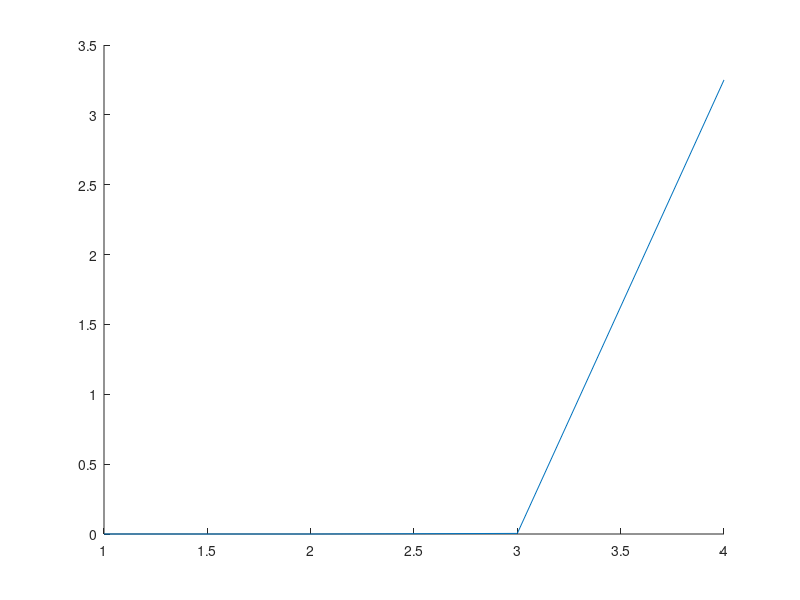
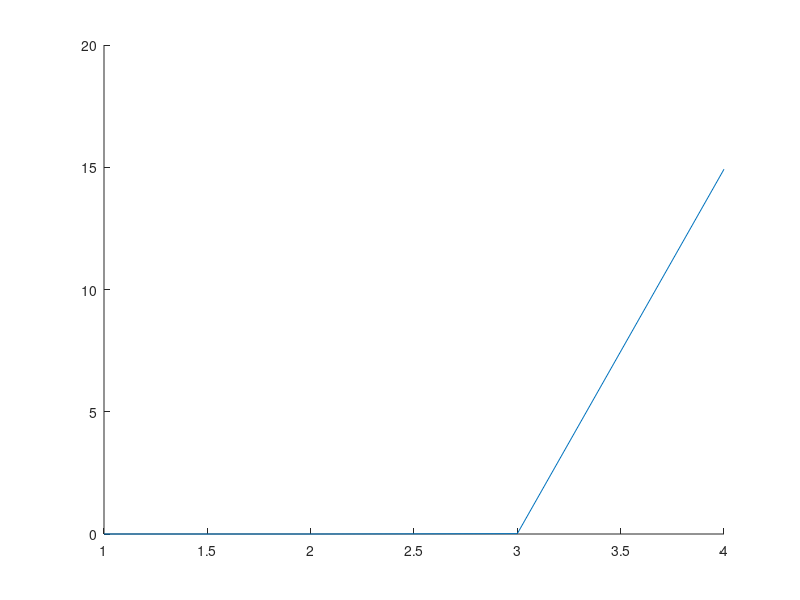

These charts were generated, in order, by the following MATLAB code:
%--------------------------------------------------------------------------
% IX1303-VT2023: PROJEKTUPPGIFT 1, Linjära ekvationssystem
%
% Detta är en template.
% Ni ska fylla i koden som efterfrågas och svara på frågorna.
% Notera att alla svar på frågor måste skrivas på raden som börjar med "%".
%--------------------------------------------------------------------------

clear all

% List över antalet frihetsgrader (värden på n) som ska studeras.
% Här har vi alltså fyra olika fall som ska studeras, först n=1, sen n=30,
% sen n=300 och till sist n=3000.
nList = [3, 30, 300, 3000];

% Initiera tidsvektorerna. Här sätter vi alla värden till noll, men inne i
% looper ska ni sätta in den tid det tog att lösa ekvationssystemet.
T_mldivide = zeros(size(nList));
T_inv      = zeros(size(nList));

% Loop över de olika frihetsgraderna.
% Loopen innebär att koden mellan "for" och "end" kommer att köras 4 gånger
% (eftersom length(nList)=4), först med i=1, sen i=2, i=3 och i=4.
for i=1:length(nList)

  % Här skapar vi en variabel n. Värdet på n är 3 första gången vi går
  % igenom loopen, sen 30, 300 och 3000.
  % Värdet på n är antalet dimensioner hos ekvationssystemet vi ska lösa.
  n=nList(i);

  %----- SKRIV KOD: Skapa nxn matrisen A -----
  % Fråga: 
  %   Här är A=I-C, där C=kR och R är en matris med slumptal
  %   mellan 0 och 1. För vilka värden på k är kolumnsumman
  %   alltid (för alla möjliga slumptal) mindre än 1?
  % Svar: k < 1 / summan av av kolumnvärderna i R
  % t.ex k = 0.5
  % ...
  I = eye(n);
  R = rand(n);
  k = 1/n;
  C = k*R;
  A = I - C;


  %----- SKRIV KOD:Skapa kolumn-vektorn b -----
  B = rand(n, 1);
  
  tic;
  %----- SKRIV KOD: Lös ekvationssystemet med mldivide -----
  x1 = mldivide(A,B);
  T_mldivide(i)=toc;
  
  
  tic;
  %----- SKRIV KOD: Lös ekvationssystemet med inv -----
  % För att det ska finnas lösningar till matrisekvationen Ax = B
  % behöver A och B vara av samma dimensioner, vara kvadratiska, 
  % samt att A är inverterbar

  % För att se om A är inverterbar:
  if det(A) ~= 0
      A_inverse = inv(A);
      x2 = A_inverse * B;
  else
      disp("Matris är singulär och har därför ingen invers");
  end

  T_inv(i)=toc;

  %disp("Result of first method is:", x1);
  %disp("Result of second method is:", x2);
  %----- SKRIV KOD: Jämför lösningarna från mldivide och inv -----

end


figure; hold on
%----- SKRIV KOD: Rita första figuren -----
plot(T_mldivide)


figure; hold on
%----- SKRIV KOD: Rita andra figuren -----
plot(T_inv)

% Frågor:
% 1. 1.	Antag att du ska lösa ett problem med tre obekanta en eller ett par gånger. Hur väljer du metod? Är det viktigt att välja rätt metod?
% SVAR: En olämplig metod kan leda till numeriska problem, långsam beräkningstid eller felaktiga resultat. 
% Genom att överväga faktorer som storleken på matrisen, matrisens egenskaper och tillgång till beräkningsresurser 
% kan man välja den mest lämpliga metoden, t.ex gauss eliminering, inversion eller iterativa metoder
% som ger noggranna och effektiva lösningar för specifika problem.

% 2. Antag att du ska lösa ett problem med tre obekanta 10 000 gånger. Hur väljer du metod? Är det viktigt att välja rätt metod?
% SVAR: För att välja en noggrann och effektiv metod kan komplexiteten hos metoderna och
% egenskaperna av matrisekvationer behöva analyseras. Vissa metoder kan ha högre tidskomplexitet 
% och vara mindre lämpliga för stora matriser eller stort antal
% iterationer, även om nogrannheten kan kompromissas mot lägre komplexitets metoder.
% För stora matriser kan iterativa metoder vara mer effektiv,
% t.ex. Newton Paphsons metod, än direkt lösning, t.ex. inversion eller
% eliminering. Om matrisen har speciella egenskaper så kan
% bandlösningsalgoritmer utnyttjas. (t.ex. för 2X2 matriser) Dessa
% optimeringar kan effektivisera exekveringstiden och kräva mindre
% beräkningskraft.

% 3. Antag att du ska lösa ett problem med 3000 obekanta en eller ett par gånger. Hur väljer du metod? Är det viktigt att välja rätt metod?
% SVAR: Det är viktigt att välja rätt metod för samtliga frågor och
% beroende på ekvationens egenskaper kan den ena metoden vara bättre än den
% andra med hänsyn till nogrannhet och effektivitet. För större och mer 
% komplexa matriser kan iterativa metoder som konjugerad gradient eller 
% GMRES vara effektivare och kräva mindre beräkningsresurser jämfört med
% direkta lösningar. 

% 4. Kör om alla räkningar tre gånger. Varför får du olika resultat varje gång du kör programmet?
% SVAR: I beräkningarna används slumptal för att generera matrisen R, C och
% A.

% 5. Hur stor är den relativa skillnaden i beräkningstid mellan de två metoderna för 3000 obekanta?
% SVAR: Den direkta lösningen med hjälp av operatorn mldivide har en tidskomplexitet som är linjär (O(n^k), 
% där k är nära 1) för strukturerade matriser, medan lösningen med inversen av matrisen har en tidskomplexitet 
% som är närmare kvadratisk (O(n^2)).
